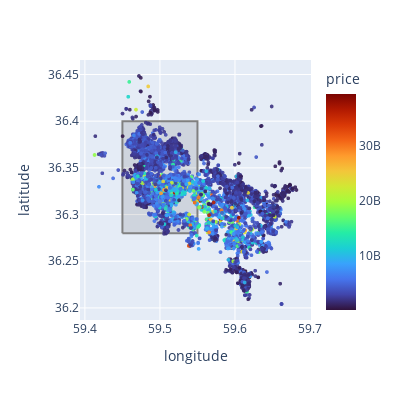

The code cell stored with this chart in its notebook:
### Code cell
import plotly.express as px
import plotly.graph_objects as go

# Filter the data for the specified region
filtered_data1 = data[(data['longitude'] >= 59.4) & (data['longitude'] <= 59.7) & 
                      (data['latitude'] >= 36.2) & (data['latitude'] <= 36.45)]

# Create the scatter plot
fig = px.scatter(
    filtered_data1, 
    x="longitude", 
    y="latitude", 
    color="price", 
    color_continuous_scale="turbo",  
    width=400, 
    height=400
)

# Adjust marker size and opacity
fig.update_traces(marker=dict(size=4, opacity=0.9))

# Define the rectangle coordinates (High Demand Area)
rect_x0, rect_x1 = 59.45, 59.55  # Longitude range
rect_y0, rect_y1 = 36.28, 36.4   # Latitude range

# Add the rectangle to the plot
fig.add_trace(go.Scatter(
    x=[rect_x0, rect_x1, rect_x1, rect_x0, rect_x0],  # Rectangle x-coordinates
    y=[rect_y0, rect_y0, rect_y1, rect_y1, rect_y0],  # Rectangle y-coordinates
    mode="lines",  # Draw lines to form the rectangle
    fill="toself",  # Fill the rectangle
    fillcolor="rgba(0,0,0,0.1)",  # Fill color (black with 0.2 opacity)
    line=dict(color="gray", width=2),  # Rectangle border color and width
    name="High Demand Area"  # Label for the rectangle
))

# Remove the legend for the rectangle
fig.update_traces(showlegend=False)

# Display the plot
fig.show()

### Figure 1 — Plotly figure (JSON) as saved in the notebook; plotly's stock layout.template omitted (floating-point values rounded to 4 significant figures; data arrays with more than 128 entries replaced by an {"elided": "..."} marker saying what was removed)
{"data": [{"hovertemplate": "longitude=%{x}<br>latitude=%{y}<br>price=%{marker.color}<extra></extra>", "legendgroup": "", "marker": {"color": {"elided": "44725 int values"}, "coloraxis": "coloraxis", "opacity": 0.9, "size": 4, "symbol": "circle"}, "mode": "markers", "name": "", "showlegend": false, "type": "scattergl", "x": {"elided": "44725 float values"}, "xaxis": "x", "y": {"elided": "44725 float values"}, "yaxis": "y"}, {"fill": "toself", "fillcolor": "rgba(0,0,0,0.1)", "line": {"color": "gray", "width": 2}, "mode": "lines", "name": "High Demand Area", "showlegend": false, "type": "scatter", "x": [59.45, 59.55, 59.55, 59.45, 59.45], "y": [36.28, 36.28, 36.4, 36.4, 36.28]}], "layout": {"coloraxis": {"colorbar": {"title": {"text": "price"}}, "colorscale": [[0, "#30123b"], [0.07143, "#4145ab"], [0.1429, "#4675ed"], [0.2143, "#39a2fc"], [0.2857, "#1bcfd4"], [0.3571, "#24eca6"], [0.4286, "#61fc6c"], [0.5, "#a4fc3b"], [0.5714, "#d1e834"], [0.6429, "#f3c63a"], [0.7143, "#fe9b2d"], [0.7857, "#f36315"], [0.8571, "#d93806"], [0.9286, "#b11901"], [1, "#7a0402"]]}, "height": 400, "legend": {"tracegroupgap": 0}, "margin": {"t": 60}, "width": 400, "xaxis": {"anchor": "y", "domain": [0, 1], "title": {"text": "longitude"}}, "yaxis": {"anchor": "x", "domain": [0, 1], "title": {"text": "latitude"}}}}
